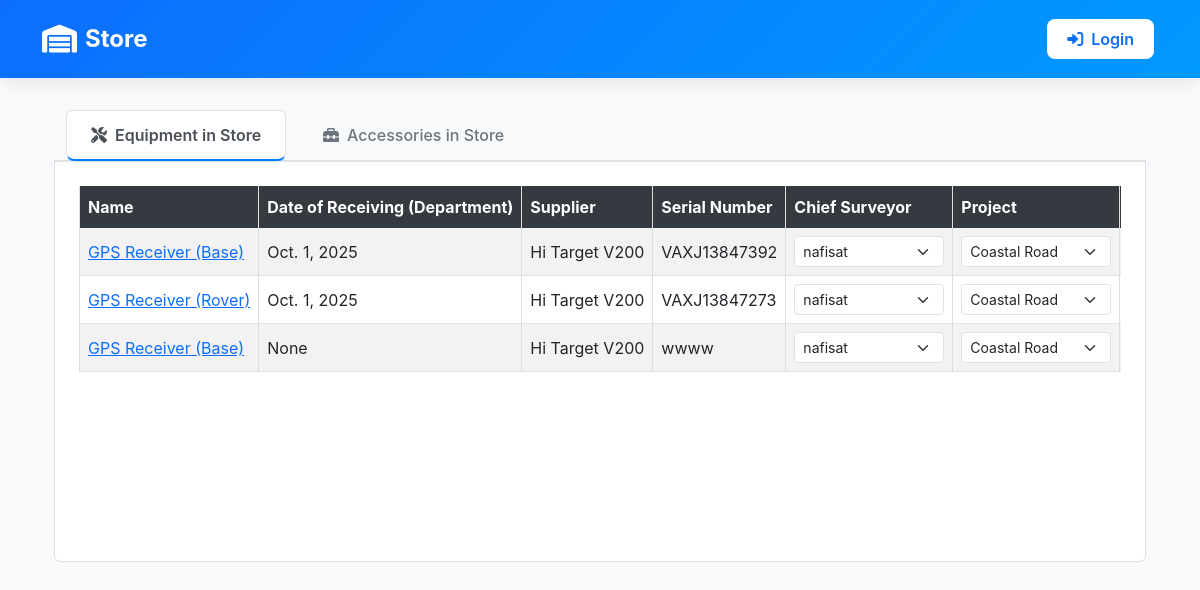
/store/, run on the app's committed database.
### inventory/models.py (models this page shows, shortened)
class EquipmentsInSurvey(models.Model):
    EQUIPMENT_CHOICES = [
        ('GPS Receiver (Base)', 'GPS Receiver (Base)'),
        ('GPS Receiver (Rover)', 'GPS Receiver (Rover)'),
        ('Data logger', 'Data logger'),
        ('External Radio', "External Radio"),
        ('Total Station', "Total Station"),
        ('Levelling Instrument', 'Levelling Instrument'),
        ('Eco Sounder', 'Eco Sounder'),
    ]
    supplier_name = [
        ('Hi Target V200', 'Hi Target V200'),
        ('Hi Target', 'Hi Target'),
        ('Topcon', 'Topcon'),
        ('Topcon OS-200 Series', 'Topcon OS-200 Series'),
        ('Topcon OS 103', 'Topcon OS 103'),
        ('Topcon Hiper VR', 'Topcon Hiper VR'),
        ('Leica', 'Leica'),
        ('Leica NA730 plus', 'Leica NA730 plus'),
        ('Sokkia', 'Sokkia')
    ]
    owner_choice = [
        ('Hi-Tech', "Hi-Tech"),
        ("Sub-Contractor", "Sub-Contractor")
    ]
    name = models.CharField(max_length=100, help_text="Equipment Name", choices=EQUIPMENT_CHOICES)
    date_of_receiving_from_supplier = models.DateField(blank=True, null=True)
    supplier = models.CharField(max_length=50, choices=supplier_name)
    owner = models.CharField(max_length=20, choices=owner_choice)
    serial_number = models.CharField(max_length=100, help_text="Equipment Serial Number")
    condition = models.CharField(max_length=20, choices=[("Good", "Good"), ("New", "New"), ("Second Hand", "Second Hand"), ("Needs Repair", "Needs Repair")], default="Good")
    CONDITION_AFTER_USE_CHOICES = [
        ("Good", "Good"),
        ("Need Repair", "Need Repair")
    ]
    chief_surveyor = models.ForeignKey(User, on_delete=models.CASCADE, null=True, blank=True)
    surveyor_responsible = models.CharField(max_length=100, null=True, blank=True, help_text="Name of the surveyor responsible for the equipment")
    quantity = models.PositiveBigIntegerField(default=1, help_text="Number of Quantity")
    project = models.CharField(max_length=20, choices=[('Coastal Road', 'Coastal Road'), ('Sokoto', 'Sokoto')], blank=True, null=True, help_text="Project Name")
    section = models.CharField(max_length=100, null=True, blank=True)
    date_receiving_from_department = models.DateField(blank=True, null=True, help_text="Date when the equipment was received from the department")
    status = models.CharField(choices=[('In Store', 'In Store'), ('In Field', 'In Field'), ('With Chief Surveyor', 'With Chief Surveyor'), ('Returning', 'Returning'), ('Delivering', 'Delivering')], max_length=100, default='In Store', blank=True, null=True, help_text="Current status of the equipment")
    delivery_status = models.CharField(max_length=10, choices=[('Delivered', 'Delivered'), ('Delivering', 'Delivering'), ('Cancelled', 'Cancelled')], null=True, blank=True)
    return_comment = models.TextField(null=True, blank=True, help_text="Comment when equipment is returned")
    return_date = models.DateTimeField(null=True, blank=True, help_text="Date when equipment was returned")

### inventory/views.py (the view, shortened to what this page needs)
# urls.py: path('store/', store, name='store'),
def store(request):
    users = User.objects.filter(is_superuser=False)
    data = EquipmentsInSurvey.objects.filter(status="In Store")
    all = EquipmentsInSurvey.objects.all()
    accessories = Accessory.objects.all()
    return render(request, 'inventory/store.html', {'data':data, 'user': users, 'all': all,
                                                    'accessories': accessories})

### inventory/context_processors.py (called while the page is built)
def is_admin(request):
    return {'is_admin': request.user.is_authenticated and request.user.is_superuser}

### inventory/templates/inventory/store.html (shortened to what this page needs)
{% extends 'base/base_dashboard.html' %}
    {% block content %}
    <div class="container-fluid mt-4">
        <ul class="nav nav-tabs mb-4" id="storeTabs" role="tablist">
            <li class="nav-item" role="presentation">
                <button class="nav-link active" id="equipment-tab" data-bs-toggle="tab" data-bs-target="#equipment" type="button" role="tab" aria-controls="equipment" aria-selected="true">
                    <i class="fas fa-tools me-2"></i>Equipment in Store
                </button>
            </li>
            <li class="nav-item" role="presentation">
                <button class="nav-link" id="accessories-tab" data-bs-toggle="tab" data-bs-target="#accessories" type="button" role="tab" aria-controls="accessories" aria-selected="false">
                    <i class="fas fa-toolbox me-2"></i>Accessories in Store
                </button>
            </li>
        </ul>
        <div class="tab-content" id="storeTabsContent">
            <div class="tab-pane fade show active" id="equipment" role="tabpanel" aria-labelledby="equipment-tab">
                <div class="table-responsive">
                    <table class="table table-striped table-hover table-bordered align-middle mb-0">
                        <thead class="table-dark">
                            <tr>
                                <th>Name</th>
                                {% if is_admin %}
                                <th>Date of Receiving (Supplier)</th>
                                {% else %}
                                <th>Date of Receiving (Department)</th>
                                {% endif %}
                                <th>Supplier</th>
                                <th>Serial Number</th>
                                <th>Chief Surveyor</th>
                                <th>Project</th>
                            </tr>
                        </thead>
                        <tbody>
                            {% for info in data %}
                            <tr>
                                <form action="{% url 'store' %}" method="post">
                                    <td><a href="{% url 'equipment_detail' info.id %}">{{ info.name }}</a></td>
                                    {% if is_admin %}
                                    <td>{{ info.date_of_receiving_from_supplier }}</td>
                                    {% else %}
                                    <td>{{ info.date_receiving_from_department }}</td>
                                    {% endif %}
                                    <td>{{ info.supplier }}</td>
                                    <td>{{ info.serial_number }}</td>
                                    <td>
                                        <select name="id" class="form-select form-select-sm">
                                            {% for users in user %}
                                            <option value="{{ users.id }}">{{ users.username }}</option>
                                            {% endfor %}
                                        </select>
                                    </td>
                                    <td>
                                        <select name="project" class="form-select form-select-sm">
                                            <option value="Coastal Road" {% if info.project == "Coastal Road" %}selected{% endif %}>Coastal Road</option>
                                        </select>
                                    </td>
                                </form>
                            </tr>
                            {% endfor %}
                        </tbody>
                    </table>
                </div>
            </div>
        </div>
    </div>
    {% endblock %}

### templates/base/base_dashboard.html (style rules this page uses)
.nav-item { margin: 0 0.25rem; }
.nav-link { color: rgba(255, 255, 255, 0.9) !important; font-weight: 500; padding: 0.5rem 1rem !important; border-radius: 0.5rem; transition: all 0.3s ease; }
.nav-link.active { background: rgba(255, 255, 255, 0.2); color: white !important; }
body { font-family: 'Inter', Arial, sans-serif; margin: 0; padding: 0; background-color: #f8f9fa; }
table { width: 100%; border-collapse: collapse; }
th, td { border: 1px solid #ddd; padding: 8px; text-align: left; }
th { background-color: #f2f2f2; }
tr:nth-child(even) { background-color: #f9f9f9; }

### inventory/templates/inventory/store.html (style rules this page uses)
.nav-tabs { border-bottom: 2px solid #dee2e6 !important; margin-bottom: 0 !important; background-color: #f8f9fa; padding: 0.5rem 0.5rem 0 0.5rem; border-radius: 0.375rem 0.375rem 0 0; }
.nav-tabs .nav-link { border: 1px solid transparent !important; border-top-left-radius: 0.375rem !important; border-top-right-radius: 0.375rem !important; color: #6c757d !important; font-weight: 500 !important; background-color: transparent !important; margin-right: 0.25rem !important; padding: 0.75rem 1.5rem !important; }
.nav-tabs .nav-link.active { color: #495057 !important; background-color: #fff !important; border-color: #dee2e6 #dee2e6 #fff !important; border-bottom: 2px solid #007bff !important; font-weight: 600 !important; }
.tab-content { border: 1px solid #dee2e6 !important; border-top: none !important; border-radius: 0 0 0.375rem 0.375rem !important; padding: 1.5rem !important; background-color: #fff !important; min-height: 400px; }
.tab-pane { display: none; }
.tab-pane.active { display: block !important; }
.table-responsive { overflow-y: auto; max-height: calc(70vh - 8rem); }
.table th { position: sticky; top: 0; background: #343a40; z-index: 1; }
.table td { white-space: nowrap; }
.table th { white-space: nowrap; }
.form-select { min-width: 150px; }
.form-select-sm { font-size: 0.875rem; padding: 0.25rem 2rem 0.25rem 0.5rem; }

### data on the page
EquipmentsInSurvey: name "GPS Receiver (Base)", date_receiving_from_department "Oct. 1, 2025", supplier "Hi Target V200", serial_number "VAXJ13847392"
EquipmentsInSurvey: name "GPS Receiver (Rover)", date_receiving_from_department "Oct. 1, 2025", supplier "Hi Target V200", serial_number "VAXJ13847273"
EquipmentsInSurvey: name "GPS Receiver (Base)", date_receiving_from_department "None", supplier "Hi Target V200", serial_number "wwww"

### other printed values
form field id "nafisat"
